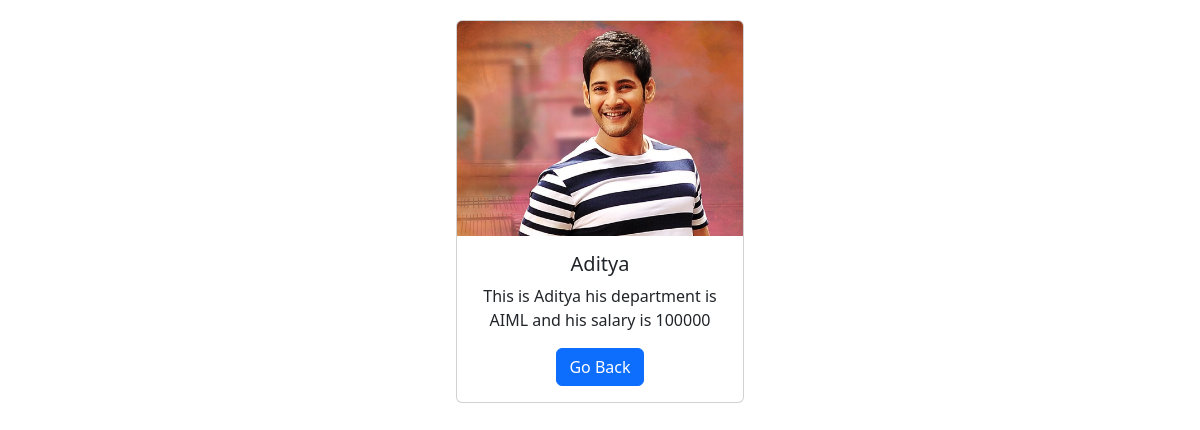
Screenshot of /employees/2/ with the database file from the repository.
### employee/models.py (models this page shows, shortened)
class employee(models.Model):
    name = models.CharField(max_length=100)
    email = models.EmailField()
    department = models.CharField(max_length=100)
    salary = models.IntegerField()
    photo = models.ImageField(upload_to='images/')

### employee/views.py (the view)
# urls.py: path('<int:pk>/',views.employee_details,name = 'employee_details')
def employee_details(request,pk):
    employees = get_object_or_404(employee,pk=pk)
    context = {
        'employee': employees
    }
    return render(request,'employee_details.html',context)

### templates/employee_details.html (shortened to what this page needs)
{%load static%}
<!DOCTYPE html>
<html lang="en">
<head>
    <link href="https://cdn.jsdelivr.net/npm/bootstrap@5.3.3/dist/css/bootstrap.min.css" rel="stylesheet">
    <link rel="stylesheet" href="{%static 'css/style.css'%}">
  </head>
<body>
   <div class = 'card-direction'>
    <div class="card text-center" style="width: 18rem;">
        <img src="{{employee.photo.url}}" class="card-img-top" alt="...">
        <div class="card-body">
          <h5 class="card-title">{{employee.name}}</h5>
          <p class="card-text">This is {{employee.name}} his department is {{employee.department}} and his salary is {{employee.salary}}</p>
          <a href="{%url 'home'%}" class="btn btn-primary">Go Back</a>
        </div>
      </div>
    </div>
</body>
</html>

### firstProject/static/css/style.css (style rules this page uses)
body { background-color: white; height: 100vh; }
.card-direction { display: flex; flex-direction: row; justify-content: center; margin-top: 20px; }

### rows the page displays
employee: photo (picture), name "Aditya", department "AIML", salary "100000"
